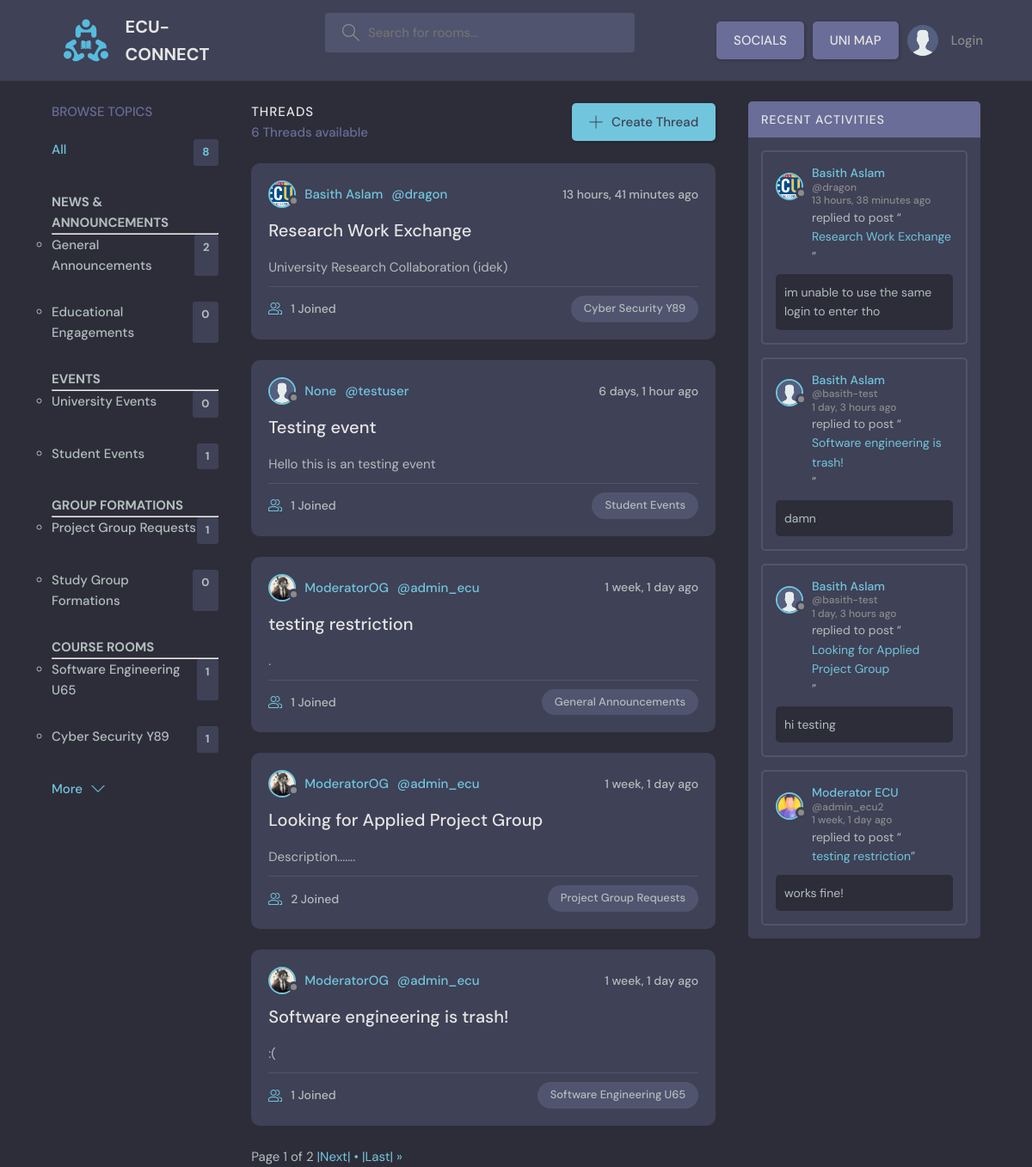
The page / on the database its author committed.
### base/models.py (models this page shows, shortened)
class Topic(models.Model):
    name = models.CharField(max_length=200)

class Thread(models.Model):
    host = models.ForeignKey(User, on_delete = models.SET_NULL, null=True)
    topic = models.ForeignKey(Topic, on_delete = models.SET_NULL, null=True)
    name = models.CharField(max_length=200)
    description = models.TextField(null = True, blank = True)
    participants = models.ManyToManyField(User, related_name='participants', blank=True)
    updated = models.DateTimeField(auto_now= True)
    created = models.DateTimeField(auto_now_add= True)
    class Meta:
       ordering = ['-updated', '-created']
    def __str__(self):
        return self.name

class User(AbstractUser):
    username = models.CharField(max_length=150, unique=True, null=True)
    name = models.CharField(max_length=200, null=True)
    email = models.EmailField(unique=True, null=True)
    bio = models.TextField(null=True)
    avatar = models.ImageField(null=True, default="avatar.svg")
    USERNAME_FIELD = 'email'
    REQUIRED_FIELDS = ['username']

class Comment(models.Model):
    user = models.ForeignKey(User, on_delete=models.CASCADE)
    thread = models.ForeignKey(Thread, on_delete=models.CASCADE)
    body = models.TextField()
    updated = models.DateTimeField(auto_now= True)
    created = models.DateTimeField(auto_now_add= True)
    class Meta:
       ordering = ['-updated', '-created']

### base/views.py (the view)
# urls.py: 2. Add a URL to urlpatterns:  path('', views.home, name='home')
def home(request):
    q = request.GET.get('q') if request.GET.get('q') != None else ''
    threads = Thread.objects.filter(
        Q(topic__name__icontains=q) |
        Q(name__icontains=q) |
        Q(description__icontains=q)
        )#[0:5]
    thread_count = threads.count()
    paginator = Paginator(threads, 5)  # Show 5 threads per page
    page_number = request.GET.get('page')
    try:
        threads = paginator.page(page_number)
    except PageNotAnInteger:
        threads = paginator.page(1)
    except EmptyPage:
        threads = paginator.page(paginator.num_pages)
    topics = Topic.objects.all() #[0:5]
    thread_comments = Comment.objects.filter(Q(thread__topic__name__icontains=q))[0:5]
    context = {'threads': threads, 'topics': topics, 'thread_comments': thread_comments, 'thread_count': thread_count, 'q': q}
    return render(request, 'base/home.html', context )

### base/templates/base/home.html (shortened to what this page needs)
{% extends 'main.html' %}
{% block content %}
    <main class="layout layout--3">
      <div class="container">
        {% include 'base/topics_component.html' %}
        <div class="roomList">
          <div class="roomList__header">
            <div>
              <h2>THREADS</h2>
              <p>{{thread_count}} Threads available</p>
            </div>
            <a class="btn btn--main" href="{% url 'create_thread' %}">
              <svg version="1.1" xmlns="http://www.w3.org/2000/svg" width="32" height="32" viewBox="0 0 32 32">
                <title>add</title>
                <path
                  d="M16.943 0.943h-1.885v14.115h-14.115v1.885h14.115v14.115h1.885v-14.115h14.115v-1.885h-14.115v-14.115z"
                ></path>
              </svg>
              Create Thread
            </a>
          </div>
          {% include 'base/feed_component.html' %}
        </div>
        {% include 'base/activity_component.html' %}
      </div>
    </main>
{% endblock content %}

### base/templates/base/topics_component.html (shortened to what this page needs)
        <div class="topics">
            <div class="topics__header">
              <h2>Browse Topics</h2>
            </div>
            <ul class="topics__list">
                <li>
                    <a href="{% url 'home' %}" class="active">All <span>{{topics.count}}</span></a>
                </li>
              <li>
                <h4>NEWS & ANNOUNCEMENTS</h4>
                <hr>
                <ul>
                  {% for topic in topics %}
                    {% if topic.name == "General Announcements" or topic.name == "Educational Engagements"  %}
                      <li><strong><a href="{% url 'home' %}?q={{topic.name}}">{{topic.name}}<span>{{topic.thread_set.all.count}}</span></a></strong></li>
                    {% endif %}
                  {% endfor %}
                </ul>
              </li>
              <li>
                <h4>EVENTS</h4>
                <hr>
                <ul>
                  {% for topic in topics %}
                  {% if topic.name == "University Events" or topic.name == "Student Events"  %}
                      <li><strong><a href="{% url 'home' %}?q={{topic.name}}">{{topic.name}}<span>{{topic.thread_set.all.count}}</span></a></strong></li>
                    {% endif %}
                  {% endfor %}
                </ul>
              </li>
              <li>
                <h4>GROUP FORMATIONS</h4>
                <hr>
                <ul>
                  {% for topic in topics %}
                  {% if topic.name == "Project Group Requests" or topic.name == "Study Group Formations"  %}
                      <li> <a href="{% url 'home' %}?q={{topic.name}}">{{topic.name}}<span>{{topic.thread_set.all.count}}</span></a></li>
                    {% endif %}
                  {% endfor %}
                </ul>
              </li>
              <li>
                <h4>COURSE ROOMS</h4>
                <hr>
                <ul>
                  {% for topic in topics %}
                  {% if topic.name == "Software Engineering U65" or topic.name == "Cyber Security Y89"  %}
                      <li><strong><a href="{% url 'home' %}?q={{topic.name}}">{{topic.name}}<span>{{topic.thread_set.all.count}}</span></a></strong></li>
                    {% endif %}
                  {% endfor %}
                </ul>
              </li>
            </ul>
            <a class="btn btn--link" href="topics.html">
              More
              <svg version="1.1" xmlns="http://www.w3.org/2000/svg" width="32" height="32" viewBox="0 0 32 32">
                <title>chevron-down</title>
                <path d="M16 21l-13-13h-3l16 16 16-16h-3l-13 13z"></path>
              </svg>
            </a>
          </div>

### base/templates/base/feed_component.html (shortened to what this page needs)
{% for thread in threads %}
<div class="roomListRoom">
    <div class="roomListRoom__header">
        <a href="{% url 'user_profile' thread.host.id %}" class="roomListRoom__author">
        <div class="avatar avatar--small">
            <img src="{{thread.host.avatar.url}}" />
        </div>
        <span>{{thread.host.name}}</span>
        <span>@{{thread.host.username}}</span>
        </a>
        <div class="roomListRoom__actions">
        <span>{{thread.created|timesince}} ago</span>
        </div>
    </div>
    <div class="roomListRoom__content">
        <a href="{% url 'thread' thread.id %}">{{thread.name}}</a>
        <p>
            {{ thread.description }}
        </p>
    </div>
    <div class="roomListRoom__meta">
        <a href="{% url 'thread' thread.id %}" class="roomListRoom__joined">
        {{thread.participants.all.count}} Joined
        </a>
        <p class="roomListRoom__topic">{{thread.topic.name}}</p>
    </div>
</div>
{% endfor %}
<div class="pagination">
    <span class="step-links">
        <span class="current">
            Page {{ threads.number }} of {{ threads.paginator.num_pages }}
        </span>
        {% if threads.has_next %}
            <a href="?page={{ threads.next_page_number }}{% if q %}&q={{ q }}{% endif %}"> |Next| • </a>
            <a href="?page={{ threads.paginator.num_pages }}{% if q %}&q={{ q }}{% endif %}"> |Last| &raquo;</a>
        {% endif %}
    </span>
</div>

### base/templates/base/activity_component.html (shortened to what this page needs)
<div class="activities">
    <div class="activities__header">
      <h2>Recent Activities</h2>
    </div>
    {% for comment in thread_comments %}
    <div class="activities__box">
      <div class="activities__boxHeader roomListRoom__header">
        <a href="{% url 'user_profile' comment.user.id %}" class="roomListRoom__author">
          <div class="avatar avatar--small">
            <img src="{{comment.user.avatar.url}}" />
          </div>
          <p>
            {{comment.user.name}}
            <span>@{{comment.user.username}}</span>
            <span>{{comment.created|timesince}} ago</span>
          </p>
        </a>
      </div>
      <div class="activities__boxContent">
        <p>replied to post “<a href="{% url 'thread' comment.thread.id %}">{{comment.thread}}</a>”</p>
        <div class="activities__boxRoomContent">
            <p>{{comment.body}}</p>
        </div>
      </div>
    </div>
    {% endfor %}
  </div>

### rows shown on the page
Topic: name "General Announcements", thread_set.all.count "2"
Topic: name "Educational Engagements", thread_set.all.count "0"
Topic: name "University Events", thread_set.all.count "0"
Topic: name "Student Events", thread_set.all.count "1"
Topic: name "Project Group Requests", thread_set.all.count "1"
Topic: name "Study Group Formations", thread_set.all.count "0"
Topic: name "Software Engineering U65", thread_set.all.count "1"
Topic: name "Cyber Security Y89", thread_set.all.count "1"
Thread: host.avatar (picture), host.name "Basith Aslam", host.username "dragon", created "13 hours, 41 minutes", name "Research Work Exchange", description "University Research Collaboration (idek)", participants.all.count "1", topic.name "Cyber Security Y89"
Thread: host.avatar (placeholder picture), host.name "None", host.username "testuser", created "6 days, 1 hour", name "Testing event", description "Hello this is an testing event", participants.all.count "1", topic.name "Student Events"
Thread: host.avatar (picture), host.name "ModeratorOG", host.username "admin_ecu", created "1 week, 1 day", name "testing restriction", description ".", participants.all.count "1", topic.name "General Announcements"
Thread: host.avatar (picture), host.name "ModeratorOG", host.username "admin_ecu", created "1 week, 1 day", name "Looking for Applied Project Group", description "Description.......", participants.all.count "2", topic.name "Project Group Requests"
Thread: host.avatar (picture), host.name "ModeratorOG", host.username "admin_ecu", created "1 week, 1 day", name "Software engineering is trash!", description ":(", participants.all.count "1", topic.name "Software Engineering U65"
Comment: user.avatar (picture), user.name "Basith Aslam", user.username "dragon", created "13 hours, 38 minutes", thread "Research Work Exchange", body "im unable to use the same login to enter tho"
Comment: user.avatar (placeholder picture), user.name "Basith Aslam", user.username "basith-test", created "1 day, 3 hours", thread "Software engineering is trash!", body "damn"
Comment: user.avatar (placeholder picture), user.name "Basith Aslam", user.username "basith-test", created "1 day, 3 hours", thread "Looking for Applied Project Group", body "hi testing"
Comment: user.avatar (picture), user.name "Moderator ECU", user.username "admin_ecu2", created "1 week, 1 day", thread "testing restriction", body "works fine!"

### other values the page prints
{{ topics.count }} "8"
{{ thread_count }} "6"
{{ threads.number }} "1"
{{ threads.paginator.num_pages }} "2"
